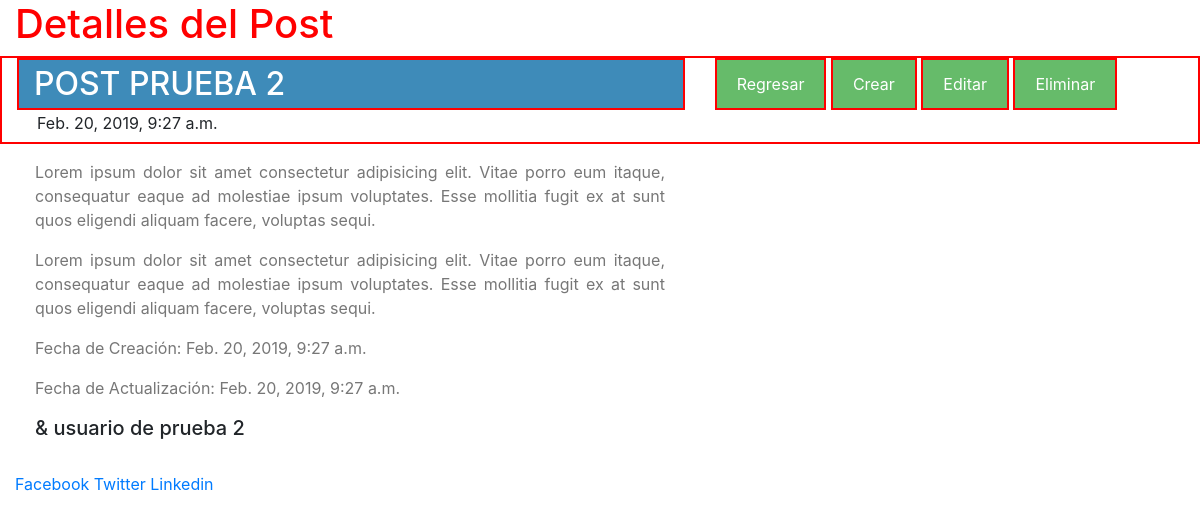
Page /posts/2/ on the committed database.
### posts/models.py (models this page shows, shortened)
class Post(models.Model):
    title       = models.CharField("Titulo",max_length=120)
    slug        = models.SlugField(
                null=True,
                blank=True,
                unique=True)
    image       = models.ImageField("Imagen",
                null=True,
                blank=True,
                upload_to = upload_location,
                height_field="height_field",
                width_field="width_field",
                max_length=None)
    height_field=models.IntegerField(default=0)
    width_field =models.IntegerField(default=0)
    content     = models.TextField("Contenido")
    updated     = models.DateTimeField("Fecha de Actualizacion",auto_now=True, auto_now_add=False)
    timestamp   = models.DateTimeField("Fecha de creacion",auto_now=False, auto_now_add=True)
    author      = models.CharField("Autor",max_length=120)
    class Meta:
        ordering = ["-id","-timestamp", "-updated"]

### posts/views.py (the view)
# urls.py: path('<int:id>/', posts_detail, name="detail"),
def posts_detail(request, id):
	template_name = 'post_detail.html'
	instance = get_object_or_404(Post, id = id)
	share_string = quote_plus(instance.content)
	context = {
		"title": "Detalles del Post",
		"instance": instance,
		"share_string": share_string,
	}
	return render(request, template_name, context)

### templates/post_detail.html (shortened to what this page needs)
{% extends "base.html" %}
{% block content %}
<h1> {{ title }} </h1>
	<div class="row" style="border: 2px solid red;">
		<div class="col-sm-7 col-xs-7">
			<h2 class="title"> {{ instance.title }} </h2>
			<h5> <small> {{ instance.timestamp }} </small> </h5>
		</div>
		<div class="col-sm-5 col-xs-5" role="group">
			<a class="btn-post" href="{% url 'posts:list' %}">Regresar</a>
			<a class="btn-post" href="{% url 'posts:create' %}">Crear</a>
			<a class="btn-post" href="{% url 'posts:update' id=instance.id %}">Editar</a>
			<a class="btn-post" href="{% url 'posts:delete' id=instance.id %}">Eliminar</a>
		</div>
	</div>
	<div class="row">
		<div class="">
			<div class="">
				<div class="col-sm-7 col-xs-7">
					<p> {{ instance.content | linebreaks }} </p>
					<p>Fecha de Creación: {{ instance.timestamp }} </p>
					<p>Fecha de Actualización: {{ instance.updated }} </p>
					<h5> & {{ instance.author }} </h5>
				</div>
			</div>
		</div>
	</div>
	<br>
	{% include 'socialnetwork.html' %}
	<br>
{% endblock %}

### templates/base.html (shortened to what this page needs)
{% load staticfiles %}
<!DOCTYPE html>
<html>
<head>
	<link rel="stylesheet" href="{% static 'css/basic.css' %}">
	<link rel="stylesheet" href="https://stackpath.bootstrapcdn.com/bootstrap/4.3.1/css/bootstrap.min.css">
</head>
<body>
	<div class="container-fluid">
		{% block content %}
		{% endblock %}
	</div>
</body>
</html>

### templates/socialnetwork.html (shortened to what this page needs)
<div>
    <a href="https://www.facebook.com/sharer/sharer.php?u={{ request.build_absolute_uri }}">
        Facebook
    </a>
    <a href="https://twitter.com/home?status={{ share_string }}%20{{ request.build_absolute_uri }}">
        Twitter
    </a>
    <a href="https://www.linkedin.com/shareArticle?mini=true&url={{ request.build_absolute_uri }}&title={{ instance.title }}&summary={{ share_string }}&source={{ request.build_absolute_uri }}">
        Linkedin
    </a>
</div>

### static/css/basic.css (style rules this page uses)
h2, h2 a { color: #1f6fe7; text-decoration: solid; }
h5 { margin: 0 20px; }
p { color: #777777; margin: 0 20px; text-align: justify; }

### rows in the picture
Post: title "POST PRUEBA 2", timestamp "Feb. 20, 2019, 9:27 a.m.", content "Lorem ipsum dolor sit amet consectetur adipisicing elit. Vitae porro eum itaque, consequatur eaque ad molestiae ipsum voluptates. Esse mollitia fugit ex at sunt quos eligendi aliquam facere, voluptas sequi. Lorem ipsum dolor sit amet consectetur adipisicing elit. Vitae porro eum itaque, consequatur eaque ad molestiae ipsum voluptates. Esse mollitia fugit ex at sunt quos eligendi aliquam facere, voluptas sequi.", updated "Feb. 20, 2019, 9:27 a.m.", author "usuario de prueba 2"

### other values in the picture
{{ title }} "Detalles del Post"
